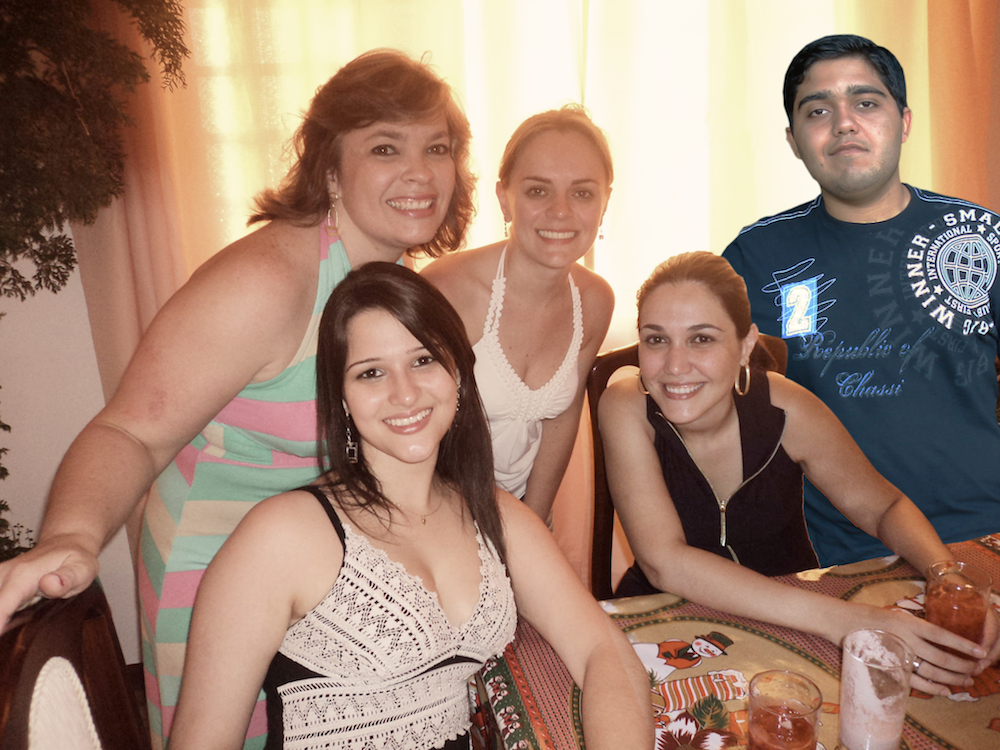
#> input picture source/data/sample.png, 1000 x 750 px
$ python -i composeFinalFeatureVector.py   (imports and definitions only)
#> lines starting #> are read from the running program, lines starting #| are printed output that depends on the picture
### source/segmentImage.py
import os
import cv2
from subprocess import *

# Crop faces from a given image
# IN:
#   fileName -- image name to crop faces
#   illuminantType -- IIC or GGE
# OUT:
#   the numbers of segmented faces in te image

def segmentImage(fileName,illuminantType):
    nameFaces = "../face-positions/" + fileName[:-4] + ".txt"
    facesFile = open(nameFaces,"rt")
    lines = facesFile.readlines()
    facesFile.close()
    cont = 1
    numberOfFaces = 0
    print("Segmenting Faces...")
    for i in lines:
        temp = i.split("\t")
        if (len(temp) != 1):
            topleftx = int(temp[2])
            toplefty = int(temp[4])
            bottomrightx = int(temp[3])
            bottomrighty = int(temp[5])
            box = (topleftx,toplefty,bottomrightx,bottomrighty)
            pathImage = "../data-base/" + illuminantType + "/" + fileName[:-4] + "_fhs.png"
            im = cv2.imread(pathImage)
            region = im[toplefty:bottomrighty,topleftx:bottomrightx]
            nameFace = "../data-base/faces/face-" + str(cont) + ".png"
            cv2.imwrite(nameFace,region)
            numberOfFaces = cont
            cont = cont + 1
    return numberOfFaces

### source/composeFinalFeatureVector.py
import segmentImage
import extractDescriptor
import os
import time

# Build face's pairs of descriptors
# IN:
#   image -- image name to extract descriptor
#   descriptor -- descriptor name
#	space -- image color space
#   channel -- image color channel where descriptor will be extracted
#   illuminantType -- IIC or GGE
#
# OUT:
#   all possible combination of faces pairs for a given image

def composeFinalFeatureVector(image,descriptor="ACC",space=4,channel=3,illuminantType="GGE"):
    numberFaces = segmentImage.segmentImage(image,illuminantType)
    cont = 1
    print("Number of faces: %d\nCharacterizing faces..." %numberFaces)
    while (cont <= numberFaces):
        faceName = "../data-base/faces/face-" + str(cont) + ".png"
        extractDescriptor.extractDescriptor(faceName,descriptor,space,channel)
        cont = cont + 1
        nameFaces = "../face-positions/" + image[:-4] + ".txt"
    facesFile = open(nameFaces,"rt")
    lines = facesFile.readlines()
    facesFile.close()
    firstFace = 1
    contVectors = 0
    # Inherent loops compose a descriptor for each pair of faces at the image
    allVectors = []
    descriptor = descriptor.lower()
    print("Composing features vectors for faces pairs...")
    while (firstFace < numberFaces):
        secondFace = firstFace + 1
        lineFace1 = lines[(firstFace - 1)].split("\t")
        stateFace1 = lineFace1[1]
        while (secondFace <= numberFaces):
            contVectors = contVectors + 1
            newVector = []
            # Label 1 point a pristine pair and label -1 point a pair that contains at least one fake image
            label = 1
            lineFace2 = lines[(secondFace - 1)].split("\t")
            stateFace2 = lineFace2[1]
            if ((stateFace1 != "NORMAL") or (stateFace2 != "NORMAL")):
                label = -1
            newVector.append(label)
            if (descriptor == "acc"):
                nf1 = "../temp/faces/face-" + str(firstFace) + "-acc-descriptor.txt"
                nf2 = "../temp/faces/face-" + str(secondFace) + "-acc-descriptor.txt"
                files = open(nf1,"rt")
                files.seek(0)
                temp = files.readline()
                linesf1 = files.readlines()
                files.close()
                for i in linesf1:
                    desc = list(i)
                    cont = 0
                    while (cont < (len(desc) - 1)):
                        newVector.append(float(desc[cont]))
                        cont = cont + 1
                files = open(nf2,"rb")
                files.seek(0)
                temp = files.readline()
                linesf2 = files.readlines()
                files.close()
                for i in linesf2:
                    desc = list(i)
                    cont = 0
                    while (cont < (len(desc) - 1)):
                        newVector.append(float(desc[cont]))
                        cont = cont + 1
            elif (descriptor == "bic"):
                nf1 = "../temp/faces/face-" + str(firstFace) + "-bic-descriptor.txt"
                nf2 = "../temp/faces/face-" + str(secondFace) + "-bic-descriptor.txt"
                files = open(nf1,"rb")
                files.seek(0)
                temp = files.readline()
                linesf1 = files.readlines()
                files.close()
                for i in linesf1:
                    desc = list(i)
                    cont = 0
                    totalFeat = len(desc)
                    while (cont < (totalFeat - 1)):
                        newVector.append(float(desc[cont]))
                        cont = cont + 1
                files = open(nf2,"rt")
                files.seek(0)
                temp = files.readline()
                linesf2 = files.readlines()
                files.close()
                for i in linesf2:
                    desc = list(i)
                    cont = 0
                    while (cont < (len(desc) - 1)):
                        newVector.append(float(desc[cont]))
                        cont = cont + 1
            elif (descriptor == "las"):
                nf1 = "../temp/faces/face-" + str(firstFace) + "-las-descriptor.txt"
                nf2 = "../temp/faces/face-" + str(secondFace) + "-las-descriptor.txt"
                files = open(nf1,"rt")
                files.seek(0)
                temp = files.readline()
                linesf1 = files.readlines()
                files.close()
                for i in linesf1:
                    desc = i.split(" ")
                    cont = 0
                    while (cont < (len(desc) - 1)):
                        newVector.append(float(desc[cont]))
                        cont = cont + 1
                files = open(nf2,"rt")
                files.seek(0)
                temp = files.readline()
                linesf2 = files.readlines()
                files.close()
                for i in linesf2:
                    desc = i.split(" ")
                    cont = 0
                    while (cont < (len(desc) - 1)):
                        newVector.append(float(desc[cont]))
                        cont = cont + 1
            elif (descriptor == "sasi"):
                nf1 = "../temp/faces/face-" + str(firstFace) + "-sasi-descriptor.txt"
                nf2 = "../temp/faces/face-" + str(secondFace) + "-sasi-descriptor.txt"
                files = open(nf1,"rt")
                files.seek(0)
                temp = files.readline()
                linesf1 = files.readlines()
                files.close()
                for i in linesf1:
                    desc = i.split(" ")
                    cont = 0
                    while (cont < (len(desc) - 1)):
                        newVector.append(float(desc[cont]))
                        cont = cont + 1
                files = open(nf2,"rt")
                files.seek(0)
                temp = files.readline()
                linesf2 = files.readlines()
                files.close()
                for i in linesf2:
                    desc = i.split(" ")
                    cont = 0
                    while (cont < (len(desc) - 1)):
                        newVector.append(float(desc[cont]))
                        cont = cont + 1
            elif (descriptor == "unser"):
                nf1 = "../temp/faces/face-" + str(firstFace) + "-unser-descriptor.txt"
                nf2 = "../temp/faces/face-" + str(secondFace) + "-unser-descriptor.txt"
                files = open(nf1,"rt")
                files.seek(0)
                temp = files.readline()
                linesf1 = files.readlines()
                files.close()
                for i in linesf1:
                    desc = i.split(" ")
                    cont = 0
                    while (cont < (len(desc) - 1)):
                        newVector.append(float(desc[cont]))
                        cont = cont + 1
                files = open(nf2,"rt")
                files.seek(0)
                temp = files.readline()
                linesf2 = files.readlines()
                files.close()
                for i in linesf2:
                    desc = i.split(" ")
                    cont = 0
                    while (cont < (len(desc) - 1)):
                        newVector.append(float(desc[cont]))
                        cont = cont + 1
            elif (descriptor == "spytec"):
                nf1 = "../temp/faces/face-" + str(firstFace) + "-spytec-descriptor.txt"
                nf2 = "../temp/faces/face-" + str(secondFace) + "-spytec-descriptor.txt"
                files = open(nf1,"rt")
                files.seek(0)
                temp = files.readline()
                linesf1 = files.readlines()
                files.close()
                for i in linesf1:
                    desc = i.split(" ")
                    cont = 0
                    while (cont < (len(desc) - 1)):
                        newVector.append(float(desc[cont]))
                        cont = cont + 1
                files = open(nf2,"rt")
                files.seek(0)
                temp = files.readline()
                linesf2 = files.readlines()
                files.close()
                for i in linesf2:
                    desc = i.split(" ")
                    cont = 0
                    while (cont < (len(desc) - 1)):
                        newVector.append(float(desc[cont]))
                        cont = cont + 1
            elif (descriptor == "ccv"):
                nf1 = "../temp/faces/face-" + str(firstFace) + "-ccv-descriptor.txt"
                nf2 = "../temp/faces/face-" + str(secondFace) + "-ccv-descriptor.txt"
                files = open(nf1,"rt")
                files.seek(0)
                temp = files.readline()
                linesf1 = files.readlines()
                files.close()
                for i in linesf1:
                    desc = i.split("\n")
                    cont = 0
                    newVector.append(float(desc[0]))
                files = open(nf2,"rt")
                files.seek(0)
                temp = files.readline()
                linesf2 = files.readlines()
                files.close()
                for i in linesf2:
                    desc = i.split("\n")
                    cont = 0
                    newVector.append(float(desc[0]))
            elif (descriptor == "lch"):
                nf1 = "../temp/faces/face-" + str(firstFace) + "-lch-descriptor.txt"
                nf2 = "../temp/faces/face-" + str(secondFace) + "-lch-descriptor.txt"
                files = open(nf1,"rt")
                files.seek(0)
                temp = files.readline()
                linesf1 = files.readlines()
                files.close()
                for i in linesf1:
                    desc = i.split(" ")
                    cont = 0
                    while (cont < (len(desc) - 1)):
                        newVector.append(float(desc[cont]))
                        cont = cont + 1
                files = open(nf2,"rt")
                files.seek(0)
                temp = files.readline()
                linesf2 = files.readlines()
                files.close()
                for i in linesf2:
                    desc = i.split(" ")
                    cont = 0
                    while (cont < (len(desc) - 1)):
                        newVector.append(float(desc[cont]))
                        cont = cont + 1
            elif (descriptor == "eoac"):
                nf1 = "../temp/faces/face-" + str(firstFace) + "-eoac-descriptor.txt"
                nf2 = "../temp/faces/face-" + str(secondFace) + "-eoac-descriptor.txt"
                files = open(nf1,"rt")
                files.seek(0)
                temp = files.readline()
                linesf1 = files.readlines()
                files.close()
                for i in linesf1:
                    desc = i.split(" ")
                    cont = 0
                    while (cont < (len(desc) - 1)):
                        newVector.append(float(desc[cont]))
                        cont = cont + 1
                files = open(nf2,"rt")
                files.seek(0)
                temp = files.readline()
                linesf2 = files.readlines()
                files.close()
                for i in linesf2:
                    desc = i.split(" ")
                    cont = 0
                    while (cont < (len(desc) - 1)):
                        newVector.append(float(desc[cont]))
                        cont = cont + 1
            nnf1 = "../temp/faces/" + image[:-4] + "-" + nf1[14:-4] + "-label-" + str(stateFace1) + ".txt"
            command = "cp " + nf1 + " " + nnf1
            os.system(command)
            nnf2 = "../temp/faces/" + image[:-4] + "-" + nf2[14:-4] + "-label-" + str(stateFace2) + ".txt"
            command = "cp " + nf2 + " " + nnf2
            os.system(command)
            allVectors.append(newVector)
            secondFace = secondFace + 1
        firstFace = firstFace + 1
        nameFile = "../temp/vectors/fv-" + image[:-4] + ".txt"
        files = open(nameFile,"wt")
        files.seek(0)
        for i in allVectors:
            temp = i
            cont = 0
            for j in temp:
                if (cont == 0):
                    frase = str(j) + " "
                    files.write(frase)
                else:
                    frase = str(cont) + ":" + str(j) + " "
                    files.write(frase)
                cont = cont + 1
            files.write("\n")
        files.close()
    return numberFaces


#composeFinalFeatureVector("splicing-01.png")

>>> import cv2
>>> picture = cv2.imread('data/sample.png', cv2.IMREAD_GRAYSCALE)
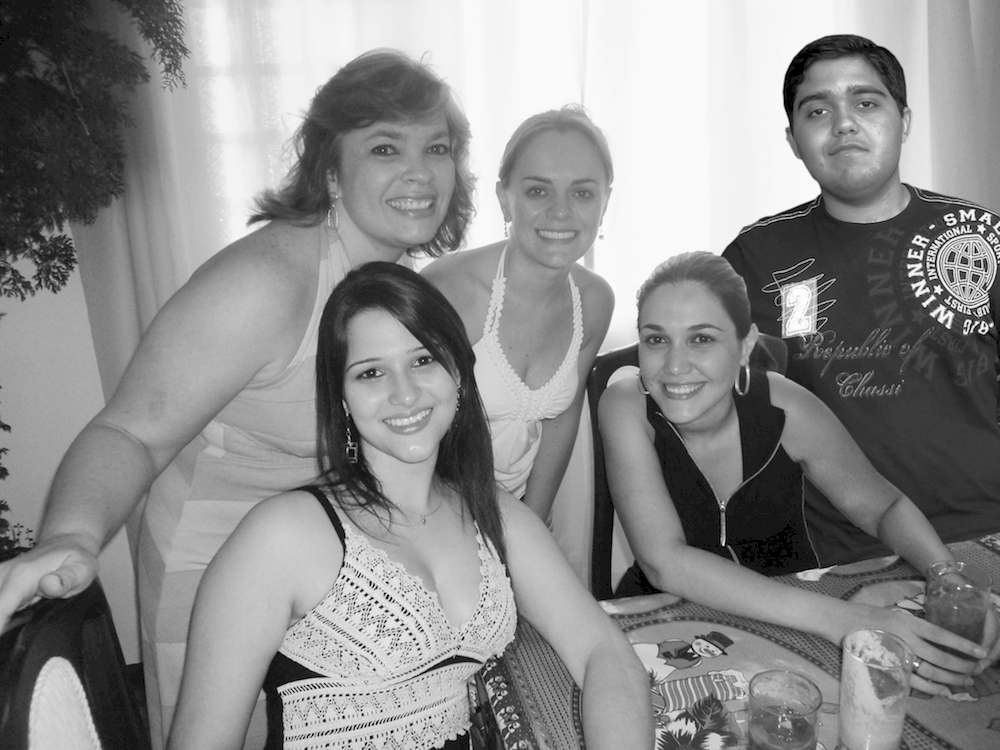
#> picture: shape (750, 1000); min 0, max 255, mean 140.1
>>> result = composeFinalFeatureVector(picture)
#> (the run stopped early here; a loop or call above may not have finished)
